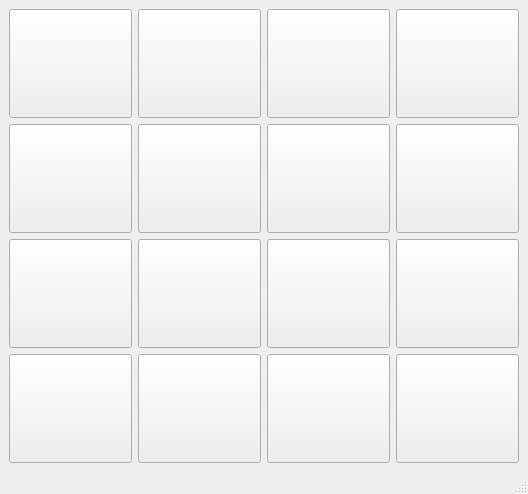
<?xml version="1.0" encoding="UTF-8"?>
<ui version="4.0">
 <class>MainWindow</class>
 <widget class="QMainWindow" name="MainWindow">
  <property name="geometry">
   <rect>
    <x>0</x>
    <y>0</y>
    <width>468</width>
    <height>494</height>
   </rect>
  </property>
  <property name="windowTitle">
   <string>Puzzle15</string>
  </property>
  <widget class="QWidget" name="centralwidget">
   <layout class="QGridLayout" name="gridLayout">
    <item row="3" column="2">
     <widget class="QPushButton" name="btn_15">
      <property name="sizePolicy">
       <sizepolicy hsizetype="Minimum" vsizetype="Expanding">
        <horstretch>0</horstretch>
        <verstretch>0</verstretch>
       </sizepolicy>
      </property>
      <property name="font">
       <font>
        <pointsize>32</pointsize>
       </font>
      </property>
      <property name="text">
       <string/>
      </property>
     </widget>
    </item>
    <item row="1" column="1">
     <widget class="QPushButton" name="btn_6">
      <property name="sizePolicy">
       <sizepolicy hsizetype="Minimum" vsizetype="Expanding">
        <horstretch>0</horstretch>
        <verstretch>0</verstretch>
       </sizepolicy>
      </property>
      <property name="font">
       <font>
        <pointsize>32</pointsize>
       </font>
      </property>
      <property name="text">
       <string/>
      </property>
     </widget>
    </item>
    <item row="2" column="1">
     <widget class="QPushButton" name="btn_10">
      <property name="sizePolicy">
       <sizepolicy hsizetype="Minimum" vsizetype="Expanding">
        <horstretch>0</horstretch>
        <verstretch>0</verstretch>
       </sizepolicy>
      </property>
      <property name="font">
       <font>
        <pointsize>32</pointsize>
       </font>
      </property>
      <property name="text">
       <string/>
      </property>
     </widget>
    </item>
    <item row="2" column="3">
     <widget class="QPushButton" name="btn_12">
      <property name="sizePolicy">
       <sizepolicy hsizetype="Minimum" vsizetype="Expanding">
        <horstretch>0</horstretch>
        <verstretch>0</verstretch>
       </sizepolicy>
      </property>
      <property name="font">
       <font>
        <pointsize>32</pointsize>
       </font>
      </property>
      <property name="text">
       <string/>
      </property>
     </widget>
    </item>
    <item row="3" column="3">
     <widget class="QPushButton" name="btn_16">
      <property name="sizePolicy">
       <sizepolicy hsizetype="Minimum" vsizetype="Expanding">
        <horstretch>0</horstretch>
        <verstretch>0</verstretch>
       </sizepolicy>
      </property>
      <property name="font">
       <font>
        <pointsize>32</pointsize>
       </font>
      </property>
      <property name="text">
       <string/>
      </property>
     </widget>
    </item>
    <item row="2" column="2">
     <widget class="QPushButton" name="btn_11">
      <property name="sizePolicy">
       <sizepolicy hsizetype="Minimum" vsizetype="Expanding">
        <horstretch>0</horstretch>
        <verstretch>0</verstretch>
       </sizepolicy>
      </property>
      <property name="font">
       <font>
        <pointsize>32</pointsize>
       </font>
      </property>
      <property name="text">
       <string/>
      </property>
     </widget>
    </item>
    <item row="1" column="3">
     <widget class="QPushButton" name="btn_8">
      <property name="sizePolicy">
       <sizepolicy hsizetype="Minimum" vsizetype="Expanding">
        <horstretch>0</horstretch>
        <verstretch>0</verstretch>
       </sizepolicy>
      </property>
      <property name="font">
       <font>
        <pointsize>32</pointsize>
       </font>
      </property>
      <property name="text">
       <string/>
      </property>
     </widget>
    </item>
    <item row="1" column="2">
     <widget class="QPushButton" name="btn_7">
      <property name="sizePolicy">
       <sizepolicy hsizetype="Minimum" vsizetype="Expanding">
        <horstretch>0</horstretch>
        <verstretch>0</verstretch>
       </sizepolicy>
      </property>
      <property name="font">
       <font>
        <pointsize>32</pointsize>
       </font>
      </property>
      <property name="text">
       <string/>
      </property>
     </widget>
    </item>
    <item row="2" column="0">
     <widget class="QPushButton" name="btn_9">
      <property name="sizePolicy">
       <sizepolicy hsizetype="Minimum" vsizetype="Expanding">
        <horstretch>0</horstretch>
        <verstretch>0</verstretch>
       </sizepolicy>
      </property>
      <property name="font">
       <font>
        <pointsize>32</pointsize>
       </font>
      </property>
      <property name="text">
       <string/>
      </property>
     </widget>
    </item>
    <item row="3" column="0">
     <widget class="QPushButton" name="btn_13">
      <property name="sizePolicy">
       <sizepolicy hsizetype="Minimum" vsizetype="Expanding">
        <horstretch>0</horstretch>
        <verstretch>0</verstretch>
       </sizepolicy>
      </property>
      <property name="font">
       <font>
        <pointsize>32</pointsize>
       </font>
      </property>
      <property name="text">
       <string/>
      </property>
     </widget>
    </item>
    <item row="1" column="0">
     <widget class="QPushButton" name="btn_5">
      <property name="sizePolicy">
       <sizepolicy hsizetype="Minimum" vsizetype="Expanding">
        <horstretch>0</horstretch>
        <verstretch>0</verstretch>
       </sizepolicy>
      </property>
      <property name="font">
       <font>
        <pointsize>32</pointsize>
       </font>
      </property>
      <property name="text">
       <string/>
      </property>
     </widget>
    </item>
    <item row="3" column="1">
     <widget class="QPushButton" name="btn_14">
      <property name="sizePolicy">
       <sizepolicy hsizetype="Minimum" vsizetype="Expanding">
        <horstretch>0</horstretch>
        <verstretch>0</verstretch>
       </sizepolicy>
      </property>
      <property name="font">
       <font>
        <pointsize>32</pointsize>
       </font>
      </property>
      <property name="text">
       <string/>
      </property>
     </widget>
    </item>
    <item row="0" column="0">
     <widget class="QPushButton" name="btn_1">
      <property name="sizePolicy">
       <sizepolicy hsizetype="Minimum" vsizetype="Expanding">
        <horstretch>0</horstretch>
        <verstretch>0</verstretch>
       </sizepolicy>
      </property>
      <property name="font">
       <font>
        <pointsize>32</pointsize>
       </font>
      </property>
      <property name="text">
       <string/>
      </property>
     </widget>
    </item>
    <item row="0" column="1">
     <widget class="QPushButton" name="btn_2">
      <property name="sizePolicy">
       <sizepolicy hsizetype="Minimum" vsizetype="Expanding">
        <horstretch>0</horstretch>
        <verstretch>0</verstretch>
       </sizepolicy>
      </property>
      <property name="font">
       <font>
        <pointsize>32</pointsize>
       </font>
      </property>
      <property name="text">
       <string/>
      </property>
     </widget>
    </item>
    <item row="0" column="2">
     <widget class="QPushButton" name="btn_3">
      <property name="sizePolicy">
       <sizepolicy hsizetype="Minimum" vsizetype="Expanding">
        <horstretch>0</horstretch>
        <verstretch>0</verstretch>
       </sizepolicy>
      </property>
      <property name="font">
       <font>
        <pointsize>32</pointsize>
       </font>
      </property>
      <property name="text">
       <string/>
      </property>
     </widget>
    </item>
    <item row="0" column="3">
     <widget class="QPushButton" name="btn_4">
      <property name="sizePolicy">
       <sizepolicy hsizetype="Minimum" vsizetype="Expanding">
        <horstretch>0</horstretch>
        <verstretch>0</verstretch>
       </sizepolicy>
      </property>
      <property name="font">
       <font>
        <pointsize>32</pointsize>
       </font>
      </property>
      <property name="text">
       <string/>
      </property>
     </widget>
    </item>
   </layout>
  </widget>
  <widget class="QMenuBar" name="menubar">
   <property name="geometry">
    <rect>
     <x>0</x>
     <y>0</y>
     <width>468</width>
     <height>22</height>
    </rect>
   </property>
  </widget>
  <widget class="QStatusBar" name="statusbar"/>
 </widget>
 <resources/>
 <connections/>
</ui>
